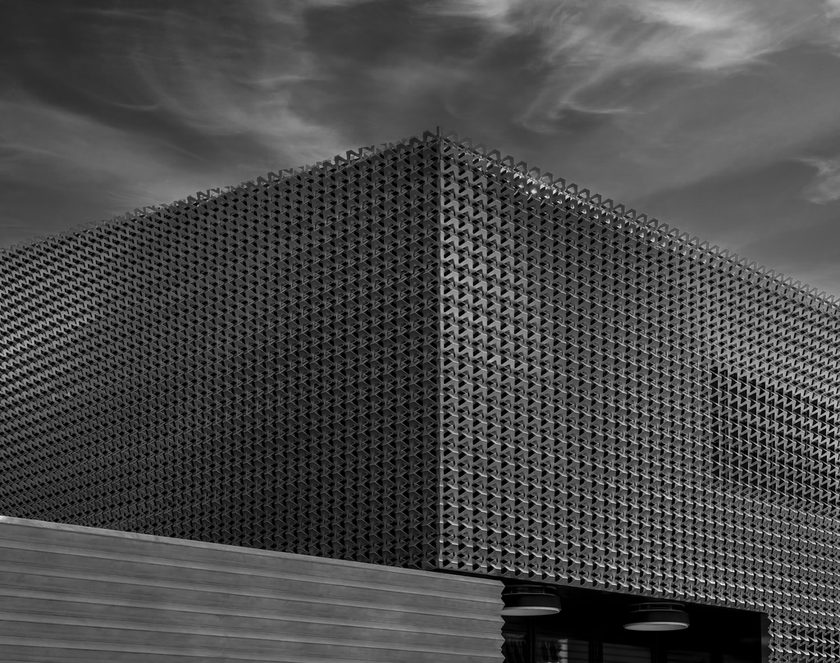
#> input picture data/real_images/building_1024.pgm, 840 x 663 px, shrunk from 1024 x 808 before the run, found by its file name
$ python plot_real_image_panel.py
#> lines starting #> are read from the running program, lines starting #| are printed output that depends on the picture
"""Build the qualitative real-image demo panel for the Submission 2 report.

Reads the committed PGM demo inputs/outputs and arranges them in one figure.
"""
import argparse

import matplotlib.pyplot as plt
import numpy as np
from PIL import Image

PANELS = [
    (r"data\real_images\building_1024.pgm", "Building input"),
    (r"results\building_sobel.pgm", "Sobel-like 3x3\ncuda_shared_constant_filter"),
    (r"data\real_images\portrait_1024.pgm", "Portrait input"),
    (r"results\portrait_gaussian.pgm", "Gaussian-like 11x11\ncuda_separable"),
    (r"results\portrait_sharpen.pgm", "Sharpen 3x3\ncuda_shared_constant_filter"),
    (r"results\texture_sobel.pgm", "Texture, Sobel-like 3x3\ncuda_shared_constant_filter"),
]


def main():
    parser = argparse.ArgumentParser()
    parser.add_argument("--output", default=r"results\plots\real_image_demo_panel.png")
    args = parser.parse_args()

    fig, axes = plt.subplots(2, 3, figsize=(10.5, 7))
    for ax, (path, title) in zip(axes.flat, PANELS):
        ax.imshow(np.asarray(Image.open(path)), cmap="gray")
        ax.set_title(title, fontsize=9)
        ax.axis("off")
    fig.suptitle("Qualitative real-image demo (PGM path), grayscale with aspect ratio preserved")
    fig.tight_layout()
    fig.savefig(args.output, dpi=150)
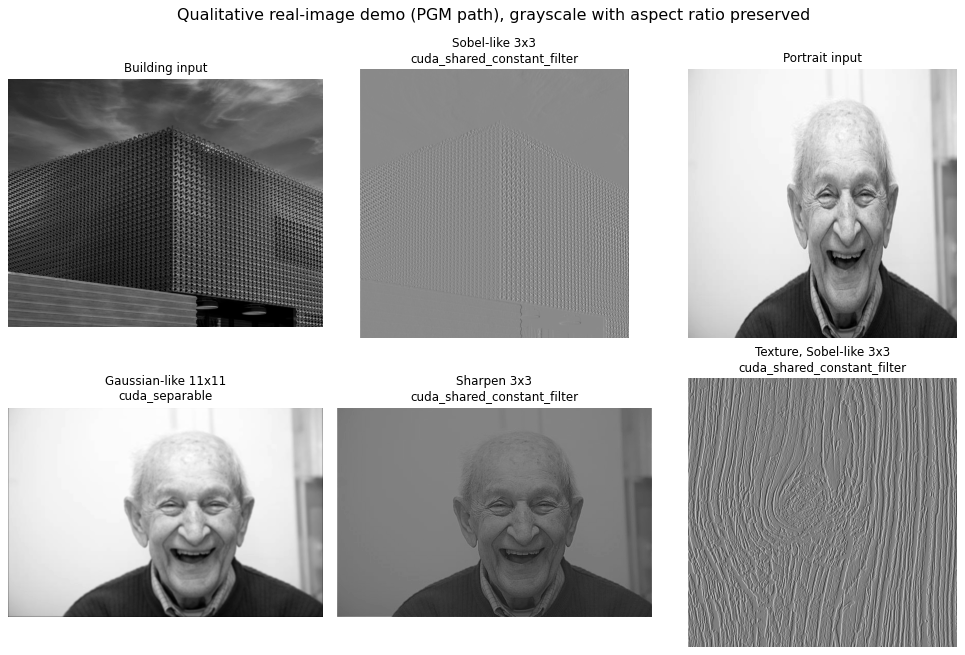
#> figure drawn by matplotlib, 6 panels
    print(f"Plot written to {args.output}")


if __name__ == "__main__":
    main()
